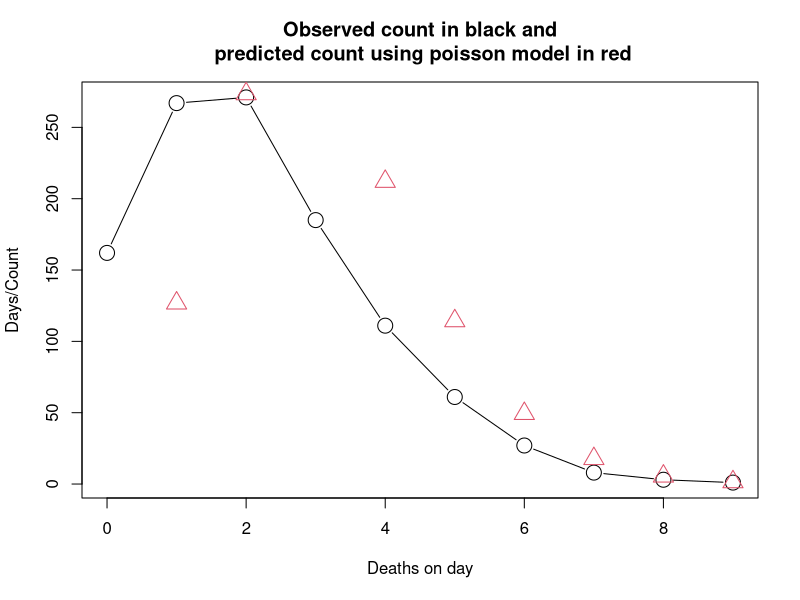
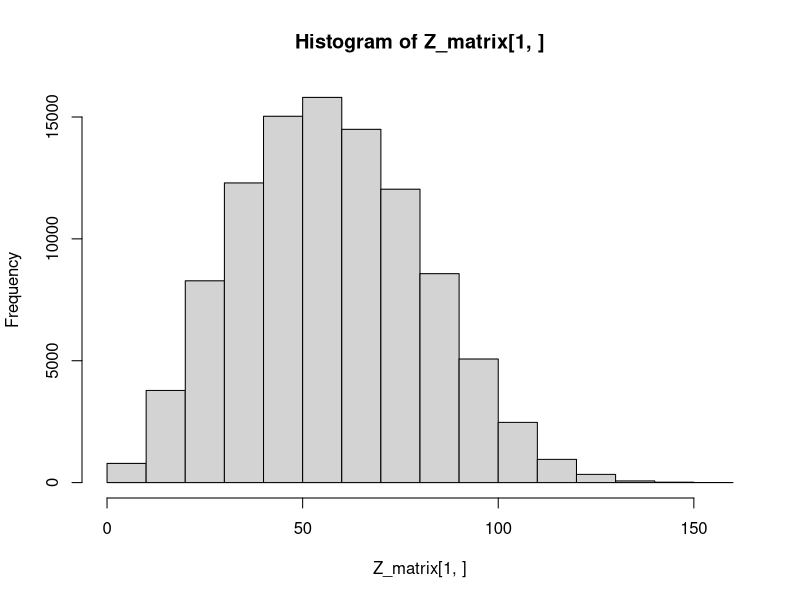
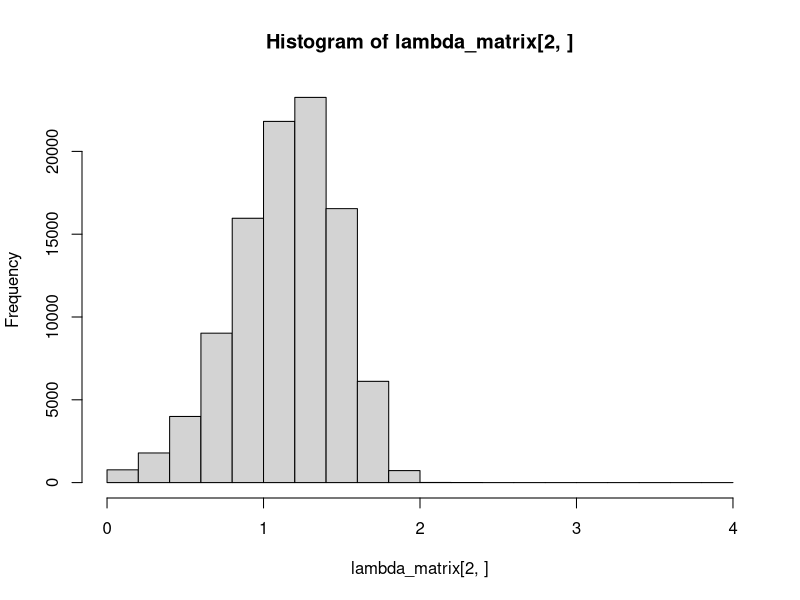
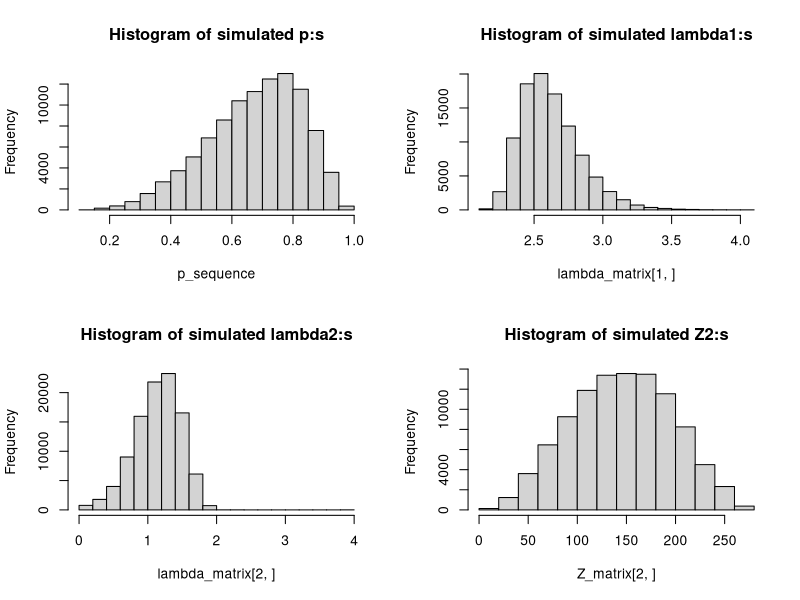
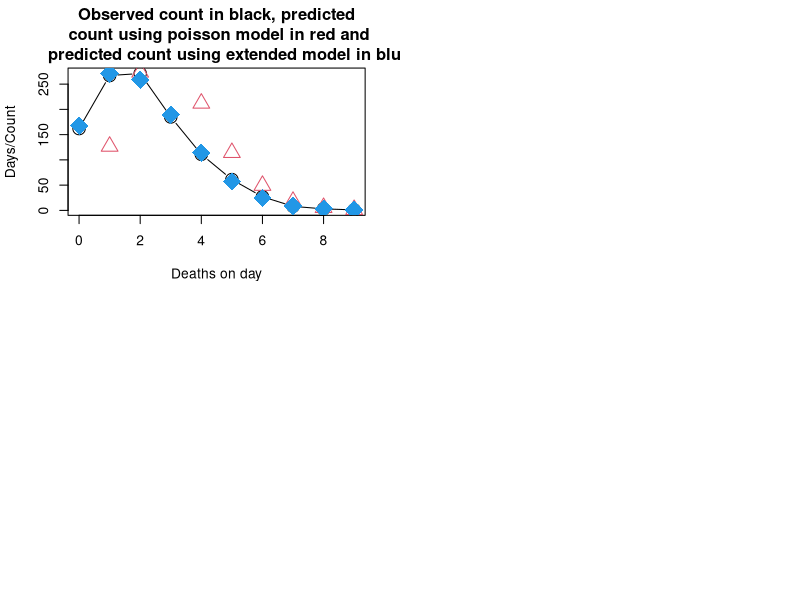

The R source for these figures, in order:
##########################################################################
# Part 2 -----------------------------------------------------------------
##########################################################################

days<-c(162,267,271,185,111,61,27,8,3,1)
deaths<-seq(0,9)
data<-rbind(deaths,days)
num_days<-sum(days)
mean_death<-sum(days*deaths)/num_days
Likelihoodfun<-function(days,deaths,lambda){
  num_days<-sum(days)
  mean_death<-sum(days*deaths)/num_days
  
  denominator<-prod(factorial(deaths)^days) # really cumbersome computation, generally does not work...
  
  Lh=lambda^(num_days*mean_death)*exp(-num_days*lambda)/denominator
  return(Lh)
}

MLE_lambda<- sum(days*deaths)/num_days # the mean

plot(deaths,days,type="b",cex=2, main = " Observed count in black and \n predicted count using poisson model in red",
     ylab="Days/Count",
     xlab="Deaths on day")
points(num_days*dpois(0:9,lambda=MLE_lambda),col=2,cex=2,pch=2)


#Part 2g

# To implement a gibbs sampler, we need to define a few things first
# we need initial values of the distribution of all lambda parameters, p, Z0-Z9 and 
# We also have to store the sequence of new values somehow, preferably in some relevant vector.
Number_of_samples<- 100000
Z_matrix<-matrix(0,nrow=length(deaths),ncol=Number_of_samples)
lambda_matrix<-matrix(0,nrow=2,ncol=Number_of_samples) # includes both lambdas
p_sequence<-vector(mode="double",length=Number_of_samples)

# initialiation step, somewhat arbitrary
Z_matrix[,1]=floor(days*0.7) 
lambda_matrix[,1]=4
p_sequence[1]=0.7

for (j in 2:Number_of_samples){
  
  # simulate ate from the posterior for lambda1 first, then lambda2, then p, then z
  
  lambda_matrix[1,j]<-rgamma(1,
                             shape=(1+sum(Z_matrix[,j-1]*(0:9))),
                             rate=1+sum(Z_matrix[,j-1]))
  lambda_matrix[2,j]<-rgamma(1,
                             shape=1+sum((days-Z_matrix[,j-1])*(0:9)),
                             rate=(1+sum(days-Z_matrix[,j-1]))
                               )
  p_sequence[j]=rbeta(1,shape1=1+sum(Z_matrix[,j-1]),shape2=1+sum(days-Z_matrix[,j-1]))

# For the 10 Z_i variables

  for (i in 1:10){
    a= p_sequence[j]*(lambda_matrix[1,j])^(i-1)*exp(-lambda_matrix[1,j])
    b=  (1-p_sequence[j])*(lambda_matrix[2,j])^(i-1)*exp(-lambda_matrix[2,j])
    Z_matrix[i,j]<-rbinom(1,days[i],a/(a+b))  
  }
  # That concludes all simulations for gibbs sampling!
}


mean(p_sequence)
mean(lambda_matrix[1,])
mean(lambda_matrix[2,])
apply(Z_matrix,1,mean)
hist(Z_matrix[1,])
hist(lambda_matrix[2,])


# The proposal function

par(mfrow=c(2,2))
hist(p_sequence, main= "Histogram of simulated p:s")
hist(lambda_matrix[1,],main="Histogram of simulated lambda1:s")
hist(lambda_matrix[2,],main="Histogram of simulated lambda2:s")
hist(Z_matrix[2,],main= "Histogram of simulated Z2:s")
# A Burn in has not been used, however It might be useful!

# To compute expected value, # note E(h(x| the rest))=integral(h(x|the rest)f(the rest)dx) for

# new distribution for deaths is sum of 2 poisson distributions
#dev.off()
dist_improved<-num_days*((mean(p_sequence)*dpois(0:9,lambda=mean(lambda_matrix[1,]))+
                            (1-mean(p_sequence))*dpois(0:9,lambda=mean(lambda_matrix[2,]))))
plot(deaths,days,type="b",cex=2, main = " Observed count in black, predicted \n  count using poisson model in red and 
     predicted count using extended model in blue",
     ylab="Days/Count",
     xlab="Deaths on day")
points(num_days*dpois(0:9,lambda=MLE_lambda),col=2,cex=2,pch=2)
points(deaths,dist_improved, col= 4, cex=3,pch=18)


#relevant distributions are the gamma, poisson, 



